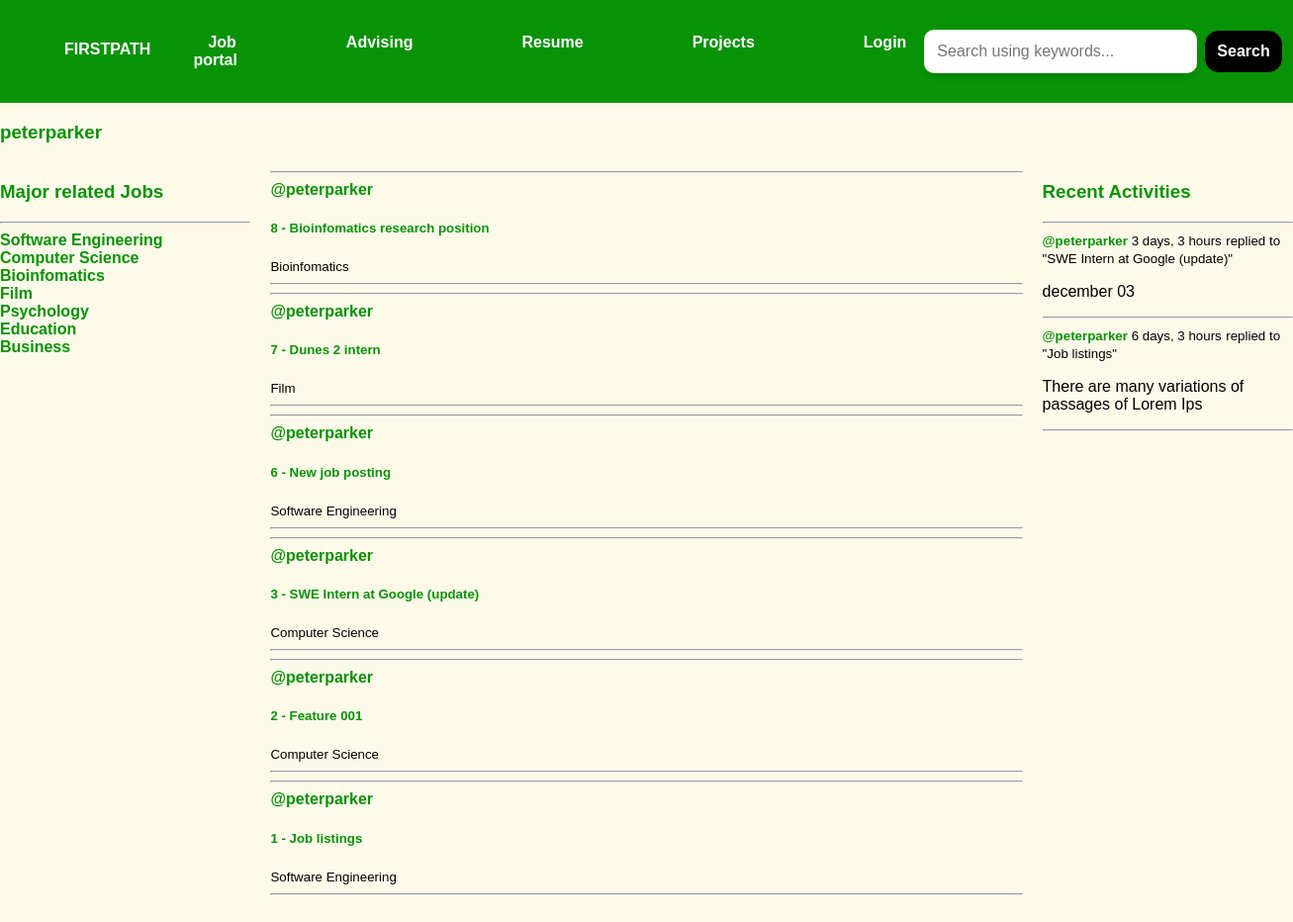
Page /profile/1/ on the committed database.
### base/models.py (models this page shows, shortened)
class Topic(models.Model):
    name = models.CharField(max_length=200)

class Room(models.Model):
    host = models.ForeignKey(User, on_delete=models.SET_NULL, null=True)
    topic = models.ForeignKey(Topic, on_delete=models.SET_NULL, null=True)
    name = models.CharField(max_length=200)
    description = models.TextField(null=True, blank=True)
    participants= models.ManyToManyField(User, related_name='participants', blank=True)
    updated = models.DateTimeField(auto_now=True)
    created = models.DateTimeField(auto_now_add=True)
    class Meta:
        ordering = ['-updated', '-created']
    def __str__(self):
        return self.name

class Message(models.Model):
    user = models.ForeignKey(User, on_delete=models.CASCADE)
    room = models.ForeignKey(Room, on_delete=models.CASCADE)
    body = models.TextField()
    updated = models.DateTimeField(auto_now=True)
    created = models.DateTimeField(auto_now_add=True)
    class Meta:
        ordering = ['-updated', '-created']
    def __str__(self):
        return self.body[0:50]

### base/views.py (the view)
# urls.py: path('profile/<str:pk>/', views.userProfile, name="user-profile"),
def userProfile(request, pk):
    user = User.objects.get(id=pk)
    rooms = user.room_set.all()
    room_messages = user.message_set.all()
    topics = Topic.objects.all()
    context = {'user': user, 'rooms':rooms, 'room_messages' : room_messages, 'topics':topics}
    return render(request, 'base/profile.html', context)

### base/templates/base/profile.html
{% extends 'main.html' %}
{% block content %}
<h3>{{user.username}}</h3>
<div class="profile-container">
    <div>
        {% include 'base/major_job.html' %}
    </div>
    <div>
        {% include 'base/feed.html' %}
    </div>
    <div>
        {% include 'base/activity_component.html' %}
    </div>
</div>
{% endblock content %}

### base/templates/base/major_job.html (shortened to what this page needs)
<div>
    <h3>Major related Jobs</h3>
    <hr>
    {% for topic in topics %}
    <div>
        <a href="{% url 'home' %}?q={{topic.name}}">{{topic.name}}</a>
    </div>
    {% endfor %}
</div>

### base/templates/base/feed.html (shortened to what this page needs)
<div>
    {% for room in rooms %}
    <div>
        <hr>
        <a href="{% url 'user-profile' room.host.id %}">@{{room.host.username}}</a>
        <h5>{{room.id}} - <a href="{% url 'room' room.id%}">{{room.name}}</a></h5>
        <small>{{room.topic.name}}</small>
        <hr>
    </div>
    {% endfor %}
</div>

### base/templates/base/activity_component.html (shortened to what this page needs)
<h3>Recent Activities</h3>
<hr>
{% for message in room_messages %}
<div>
    <small><a href="{%url 'user-profile' message.user.id%}">@{{message.user}}</a> {{message.created|timesince}}</small>
    <small>replied to "{{message.room}}"</small>
    <p>{{message}}</p>
    <hr>
</div>
{% endfor %}

### static/styles/main.css (style rules this page uses)
body { font-family: 'Arial', sans-serif; background-color: #fef7de9d; color: #000000; margin: 0; padding: 0; }
h3, h5 { color: #089206; }
a { color: #089206; text-decoration: none; font-weight: bold; }
.profile-container { display: grid; grid-template-columns: 1fr 3fr 1fr; gap: 20px; margin: 20px 0; }

### rows in the picture
Topic: name "Software Engineering"
Topic: name "Computer Science"
Topic: name "Bioinfomatics"
Topic: name "Film"
Topic: name "Psychology"
Topic: name "Education"
Topic: name "Business"
Room: host.username "peterparker", id "8", name "Bioinfomatics research position", topic.name "Bioinfomatics"
Room: host.username "peterparker", id "7", name "Dunes 2 intern", topic.name "Film"
Room: host.username "peterparker", id "6", name "New job posting", topic.name "Software Engineering"
Room: host.username "peterparker", id "3", name "SWE Intern at Google (update)", topic.name "Computer Science"
Room: host.username "peterparker", id "2", name "Feature 001", topic.name "Computer Science"
Room: host.username "peterparker", id "1", name "Job listings", topic.name "Software Engineering"
Message: user "peterparker", created "3 days, 3 hours", room "SWE Intern at Google (update)", body "december 03"
Message: user "peterparker", created "6 days, 3 hours", room "Job listings", body "There are many variations of passages of Lorem Ips"

### other values in the picture
{{ user.username }} "peterparker"
